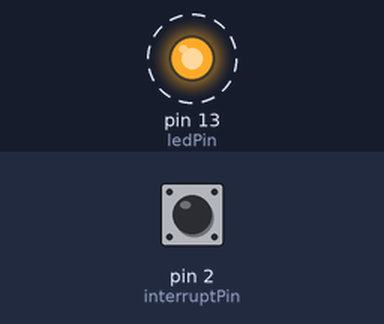
Recording of a sketch running on a simulated Arduino Uno, built with avr-gcc and run on an emulated ATmega328P. Shown: output pins drawn as LEDs (lit = HIGH). Dashed ring = blinking. The test bench sets the inputs (shaded band); at power-on: pin 2 (interruptPin) HIGH.

Above: at 0.87 s.
1.3 s: pin 2 (interruptPin) pulled LOW for 0.15 s
At 1.37 s:
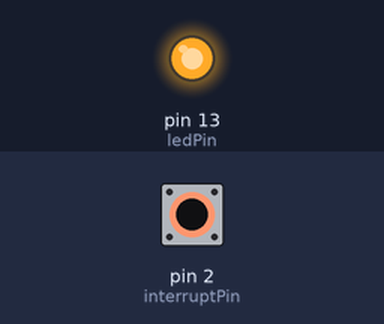
At 2.4 s:
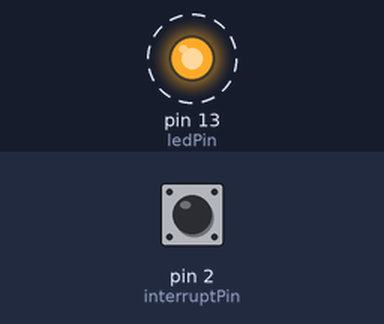
Timing chart, 0 to 10.3 s (numbered marks = the images above; inputs shaded):
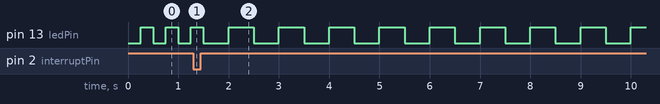

Measured:
- after the input at 1.3 s, pin 13 (ledPin): alternates HIGH for 0.50 s and LOW for 0.50 s, starting after 0.70 s
- by itself, pin 13 (ledPin): alternates HIGH for 0.25 s and LOW for 0.25 s

The sketch:

interrupt.ino
```cpp
int ledPin = 13;
int interruptPin = 2;
int state = LOW;
volatile int d = 1;

void setup() {
  pinMode(ledPin, OUTPUT);
  pinMode(interruptPin, INPUT_PULLUP);
  attachInterrupt(digitalPinToInterrupt(interruptPin), blink, RISING);
}

void loop() {
  digitalWrite(ledPin, state);
  delay(250 * d);
  state = !state;
}

void blink() {
  detachInterrupt(digitalPinToInterrupt(interruptPin));
  if (d > 9)
    d = 0;
  d++;
  attachInterrupt(digitalPinToInterrupt(interruptPin), blink, RISING);
}
```
